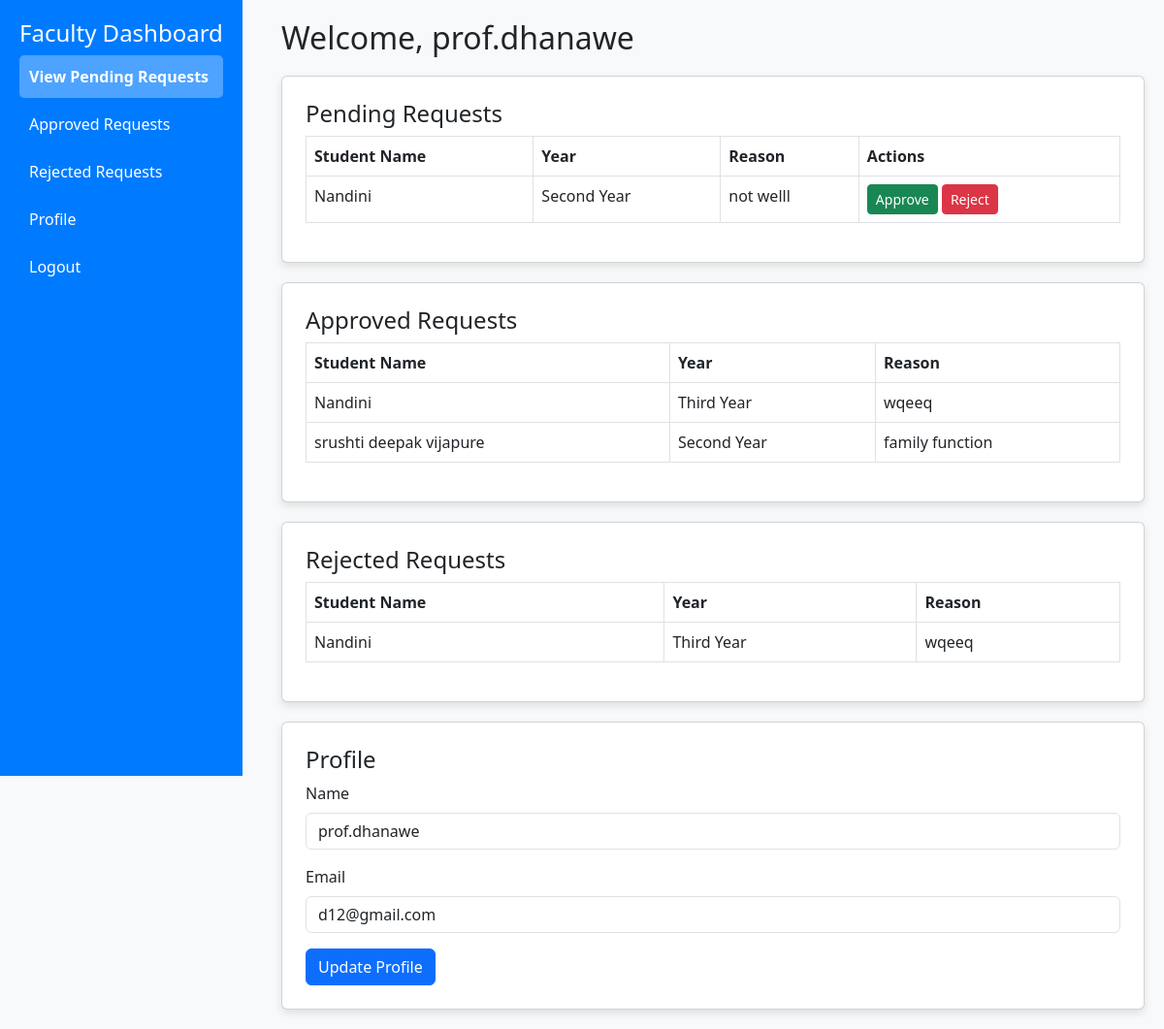
/faculty-dashboard.php (signed in), run on the app's committed database.
### tables this page shows
CREATE TABLE `faculty` (
  `faculty_id` int(11) NOT NULL,
  `user_id` int(11) DEFAULT NULL,
  `full_name` varchar(100) DEFAULT NULL,
  `department` varchar(100) DEFAULT NULL,
  `tg_batch` varchar(50) DEFAULT NULL
);

CREATE TABLE `gatereq` (
  `request_id` int(11) NOT NULL,
  `student_id` int(11) DEFAULT NULL,
  `year` varchar(20) DEFAULT NULL,
  `teacher` varchar(100) DEFAULT NULL,
  `classcordinator` varchar(100) DEFAULT NULL,
  `hod` varchar(100) DEFAULT NULL,
  `reason` text NOT NULL,
  `status` int(11) NOT NULL DEFAULT 0,
  `request_date` timestamp NOT NULL DEFAULT current_timestamp()
);

CREATE TABLE `students` (
  `student_id` int(11) NOT NULL,
  `user_id` int(11) DEFAULT NULL,
  `full_name` varchar(100) DEFAULT NULL,
  `enrollment_no` varchar(50) DEFAULT NULL,
  `department` varchar(100) DEFAULT NULL,
  `year` varchar(10) DEFAULT NULL
);

CREATE TABLE `users` (
  `user_id` int(11) NOT NULL,
  `user_email` varchar(256) NOT NULL,
  `user_password` varchar(256) NOT NULL,
  `user_type` varchar(256) NOT NULL
);

### faculty-dashboard.php (the view, shortened to what this page needs)
<?php
$db = new class_functions();
$conn = $db->getConn();
$user_id = $_SESSION['user_id'];
$query = "
    SELECT s.faculty_id, s.full_name, u.user_email
    FROM faculty s
    JOIN users u ON s.user_id = u.user_id
    WHERE u.user_id = '$user_id'
";
$student_result = mysqli_query($conn, $query);
$student_data = mysqli_fetch_assoc($student_result);
?>
<!DOCTYPE html>
<html lang="en">
<head>
    <link rel="stylesheet" href="https://cdn.jsdelivr.net/npm/bootstrap@5.3.0/dist/css/bootstrap.min.css">
</head>
<body>
    <div class="sidebar">
        <h4>Faculty Dashboard</h4>
        <a href="#" class="nav-link active" data-section="pendingRequests">View Pending Requests</a>
        <a href="#" class="nav-link" data-section="approvedRequests">Approved Requests</a>
        <a href="#" class="nav-link" data-section="rejectedRequests">Rejected Requests</a>
        <a href="#" class="nav-link" data-section="profile">Profile</a>
        <a href="#" class="nav-link" id="logoutLink">Logout</a>
    </div>
    <div class="main-content">
        <h2>Welcome, <?php echo $student_data['full_name']; ?></h2>
        <div id="pendingRequests" class="card p-4 section active">
            <h4>Pending Requests</h4>
            <table class="table table-bordered">
                <thead><tr><th>Student Name</th><th>Year</th><th>Reason</th> <th>Actions</th></tr></thead>
                <tbody>
                    <?php
                    $query = "SELECT s.full_name, gp.year, gp.reason , gp.request_id
                              FROM gatereq gp
                              JOIN students s ON gp.student_id = s.student_id
                              WHERE gp.status = 0";
                    $result = mysqli_query($conn, $query);
                    while ($row = mysqli_fetch_assoc($result)) {
                        echo "<tr>
                                <td>{$row['full_name']}</td>
                                <td>{$row['year']}</td>
                                <td>{$row['reason']}</td>
                                 <td>
                            <button class='btn btn-success btn-sm' onclick='updateStatus({$row['request_id']}, 1)'>Approve</button>
                               <button class='btn btn-danger btn-sm' onclick='updateStatus({$row['request_id']}, 2)'>Reject</button>
                        </td>
                              </tr>";
                    }
                    ?>
                </tbody>
            </table>
        </div>
        <div id="approvedRequests" class="card p-4 section active">
            <h4>Approved Requests</h4>
            <table class="table table-bordered">
                <thead><tr><th>Student Name</th><th>Year</th><th>Reason</th></tr></thead>
                <tbody>
                    <?php
                    $query = "SELECT s.full_name, gp.year, gp.reason
                              FROM gatereq gp
                              JOIN students s ON gp.student_id = s.student_id
                              WHERE gp.status = 1";
                    $result = mysqli_query($conn, $query);
                    while ($row = mysqli_fetch_assoc($result)) {
                        echo "<tr>
                                <td>{$row['full_name']}</td>
                                <td>{$row['year']}</td>
                                <td>{$row['reason']}</td>
                              </tr>";
                    }
                    ?>
                </tbody>
            </table>
        </div>
        <div id="rejectedRequests" class="card p-4 section active">
            <h4>Rejected Requests</h4>
            <table class="table table-bordered">
                <thead><tr><th>Student Name</th><th>Year</th><th>Reason</th></tr></thead>
                <tbody>
                    <?php
                    $query = "SELECT s.full_name, gp.year, gp.reason, c.comment
                              FROM gatereq gp
                              JOIN students s ON gp.student_id = s.student_id
                              LEFT JOIN comments c ON gp.request_id = c.request_id
                              WHERE gp.status = 2";
                    $result = mysqli_query($conn, $query);
                    while ($row = mysqli_fetch_assoc($result)) {
                        echo "<tr>
                                <td>{$row['full_name']}</td>
                                <td>{$row['year']}</td>
                                <td>{$row['reason']}</td>
                              </tr>";
                    }
                    ?>
                </tbody>
            </table>
        </div>
        <div id="profile" class="card p-4 section active">
            <h4>Profile</h4>
            <form id="profileForm">
                <div class="mb-3">
                    <label for="facultyName" class="form-label">Name</label>
                    <input type="text" class="form-control" id="facultyName" name="facultyname" value="<?php echo $student_data['full_name']; ?>" required>
                </div>
                <div class="mb-3">
                    <label for="email" class="form-label">Email</label>
                    <input type="email" class="form-control" id="email" name="email" value="<?php echo $student_data['user_email']; ?>" required>
                </div>
                <button type="button" id="updateProfileButton" class="btn btn-primary">Update Profile</button>
            </form>
        </div>
    </div>
</body>
</html>

### faculty-dashboard.php (style rules this page uses)
body { background-color: #f8f9fa; }
.sidebar { height: 100vh; width: 250px; background-color: #007bff; color: white; padding: 20px; position: fixed; }
.sidebar a { color: white; text-decoration: none; display: block; padding: 10px; margin: 5px 0; border-radius: 5px; }
.sidebar a:hover, .sidebar a.active { background-color: rgba(255, 255, 255, 0.3); font-weight: bold; }
.main-content { margin-left: 270px; padding: 20px; }
.card { box-shadow: 0px 4px 8px rgba(0,0,0,0.1); margin-top: 20px; }
.section { display: none; }
.section.active { display: block; }

### data on the page
faculty: full_name "prof.dhanawe", facultyname "prof.dhanawe", email "d12@gmail.com"
gatereq: student.full_name "Nandini", year "Second Year", reason "not welll"
gatereq: student.full_name "Nandini", year "Third Year", reason "wqeeq"
gatereq: student.full_name "srushti deepak vijapure", year "Second Year", reason "family function"
gatereq: student.full_name "Nandini", year "Third Year", reason "wqeeq"
